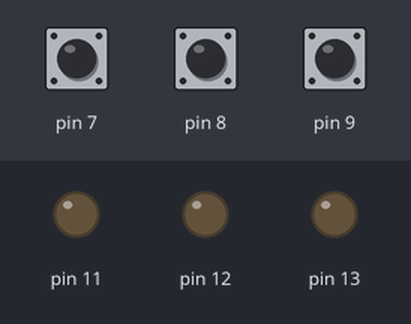
The sketch below on a simulated Arduino Uno, built with avr-gcc and run on an emulated ATmega328P. Shown: output pins drawn as LEDs (lit = HIGH). Inputs (shaded band) come from the test bench; at power-on: pin 7 HIGH, pin 8 HIGH, pin 9 HIGH.

Above: at 1.2 s.
1.3 s: pin 7 pulled LOW for 0.15 s
At 1.37 s:
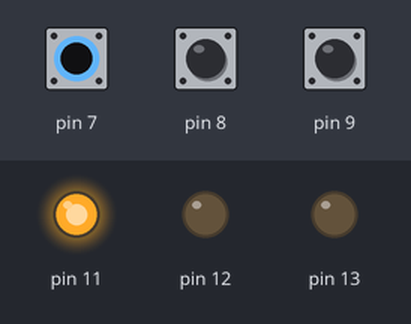
2.9 s: pin 8 pulled LOW for 0.15 s
At 2.97 s:
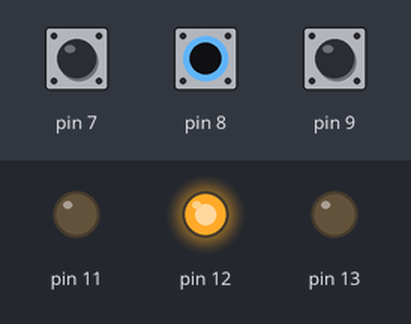
4.5 s: pin 9 pulled LOW for 0.15 s
At 4.57 s:
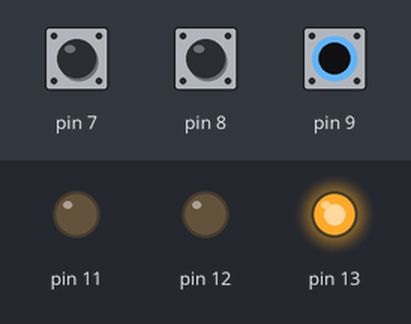
6.1 s: pin 9 pulled LOW for 3.2 s
At 10.2 s:
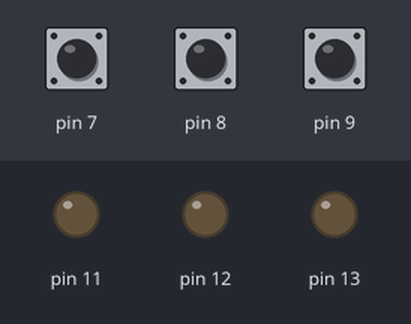
10.8 s: pin 7 pulled LOW for 3.2 s
At 11.4 s:
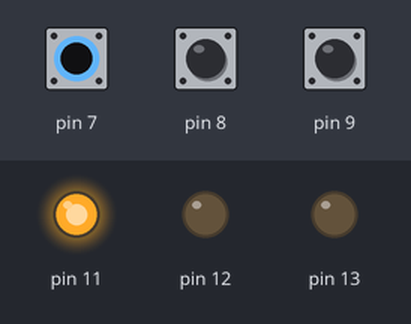
15.5 s: pin 7 driven LOW and pin 8 driven LOW
At 16.1 s:
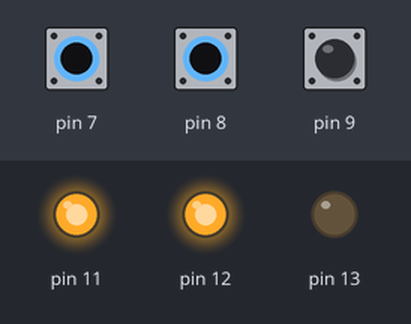
Timing chart, 0 to 18.0 s (numbered marks = the images above; inputs shaded):
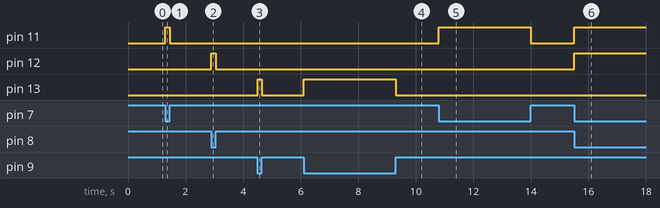

The sketch:

Ex-1.4.ino
```cpp
void setup() {
  // put your setup code here, to run once:
  pinMode(11, OUTPUT);
  pinMode(12, OUTPUT);
  pinMode(13, OUTPUT);
  pinMode(7,INPUT_PULLUP);
  pinMode(8,INPUT_PULLUP);
  pinMode(9,INPUT_PULLUP);

}

void loop() {
  if (digitalRead(7) == LOW) {
    digitalWrite(11, HIGH);
  }else{
    digitalWrite(11, LOW);
  }
if (digitalRead(8) == LOW) {
    digitalWrite(12, HIGH);
  }else{
    digitalWrite(12, LOW);
  }
  if (digitalRead(9) == LOW) {
    digitalWrite(13, HIGH);
  }else{
    digitalWrite(13, LOW);
  }

}
```

Measured:
- after the input at 1.3 s, pin 11: LOW → HIGH at once, → LOW 0.15 s later
- after the input at 2.9 s, pin 12: LOW → HIGH at once, → LOW 0.15 s later
- after the input at 4.5 s, pin 13: LOW → HIGH at once, → LOW 0.15 s later
- after the input at 6.1 s, pin 13: LOW → HIGH at once, → LOW 3.2 s later
- after the input at 10.8 s, pin 11: LOW → HIGH at once, → LOW 3.2 s later
- after the input at 15.5 s, pin 11, pin 12: LOW → HIGH at once
